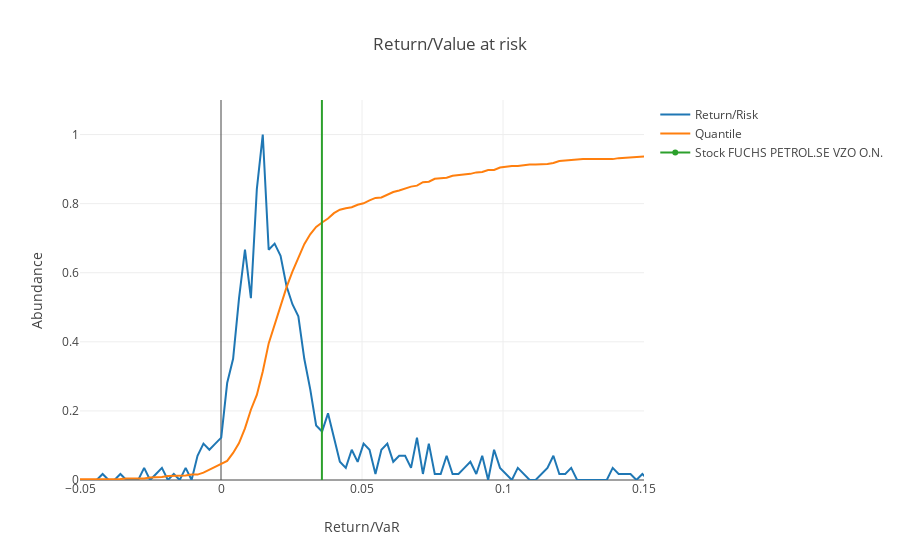

Source (notebook cell):
### Code cell
global_plots.risk()

### Figure 1 — Plotly figure (JSON) as saved in the notebook; plotly's stock layout.template omitted (floating-point values rounded to 4 significant figures; data arrays with more than 128 entries replaced by an {"elided": "..."} marker saying what was removed)
{"data": [{"name": "Return/Risk", "type": "scatter", "x": {"elided": "501 float values"}, "y": {"elided": "500 float values"}}, {"name": "Quantile", "type": "scatter", "x": {"elided": "500 float values"}, "y": {"elided": "500 float values"}}, {"hoverinfo": "none", "name": "Stock FUCHS PETROL.SE VZO O.N.", "type": "scatter", "x": [0.03578, 0.03578], "y": [-1, 2]}], "layout": {"title": "Return/Value at risk", "xaxis": {"range": [-0.05, 0.15], "title": "Return/VaR"}, "yaxis": {"range": [0, 1.1], "title": "Abundance"}}}
